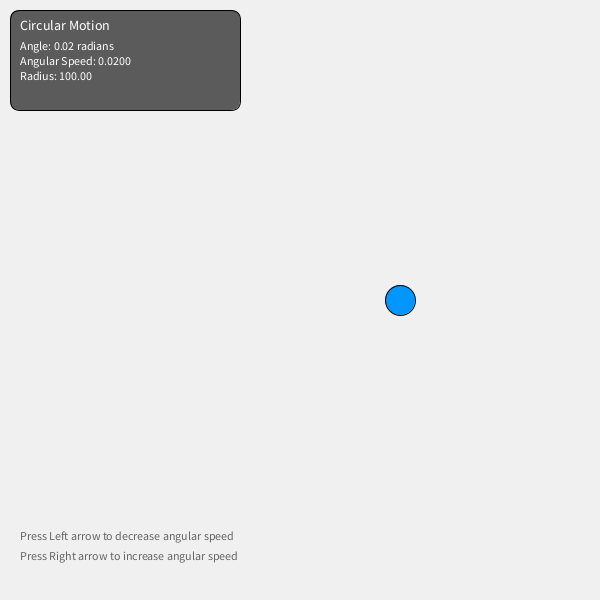
Frame 1 (no input)
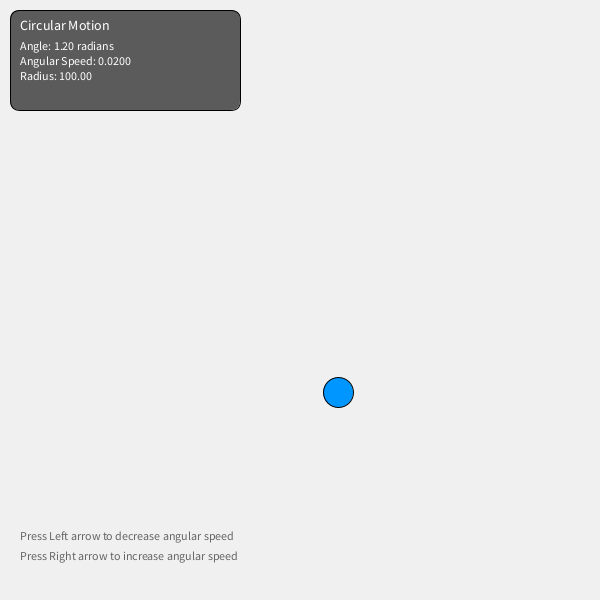
Frame 60 (the mouse pressed at the canvas centre just before this capture)
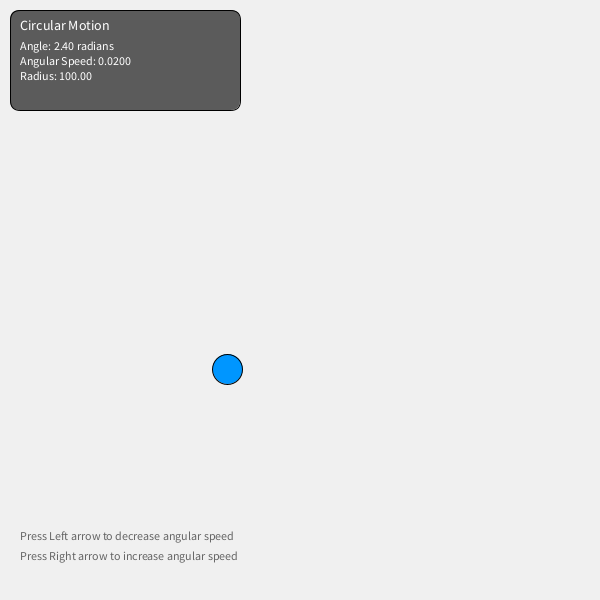
Frame 120 (the mouse held since frame 60 and released just before this capture)

The Processing sketch that drew these frames (run headless with seeded random() and noise(); from frame 60 on, the mouse is pressed at the canvas centre):

// Processing sketch: CircularMotion
// ── CircularMotion.pde
float angle = 0;
float radius = 100;
float cx, cy;
float angularSpeed = 0.02;
int[] fillColor = {0, 150, 255};
float ballRadius = 30;

void setup() {
  size(600, 600);
  cx = width / 2;
  cy = height / 2;
}

void draw() {
  background(240);
  fill(fillColor[0], fillColor[1], fillColor[2]);
  float x = cx + radius * cos(angle);
  float y = cy + radius * sin(angle);
  ellipse(x, y, ballRadius, ballRadius);
  angle += angularSpeed;
  drawHUD();
  displayInstructions();
}

// ── displayInstructions.pde
void displayInstructions() {
  fill(100);
  textSize(12);
  text("Press Left arrow to decrease angular speed", 20, height - 60);
  text("Press Right arrow to increase angular speed", 20, height - 40);
}

// ── drawHUD.pde
void drawHUD() {
  fill(50, 50, 50, 200);
  rect(10, 10, 230, 100, 10);
  fill(255);
  textSize(14);
  text("Circular Motion", 20, 30);
  textSize(12);
  text("Angle: " + nf(angle, 1, 2) + " radians", 20, 50);
  text("Angular Speed: " + nf(angularSpeed, 1, 4), 20, 65); 
  text("Radius: " + nf(radius, 1, 2), 20, 80); 
}

// ── keyPressed.pde
void keyPressed() {
  if (keyCode == LEFT) {
    angularSpeed -= 0.005;
  } else if (keyCode == RIGHT) {
    angularSpeed += 0.005;
  }
}
